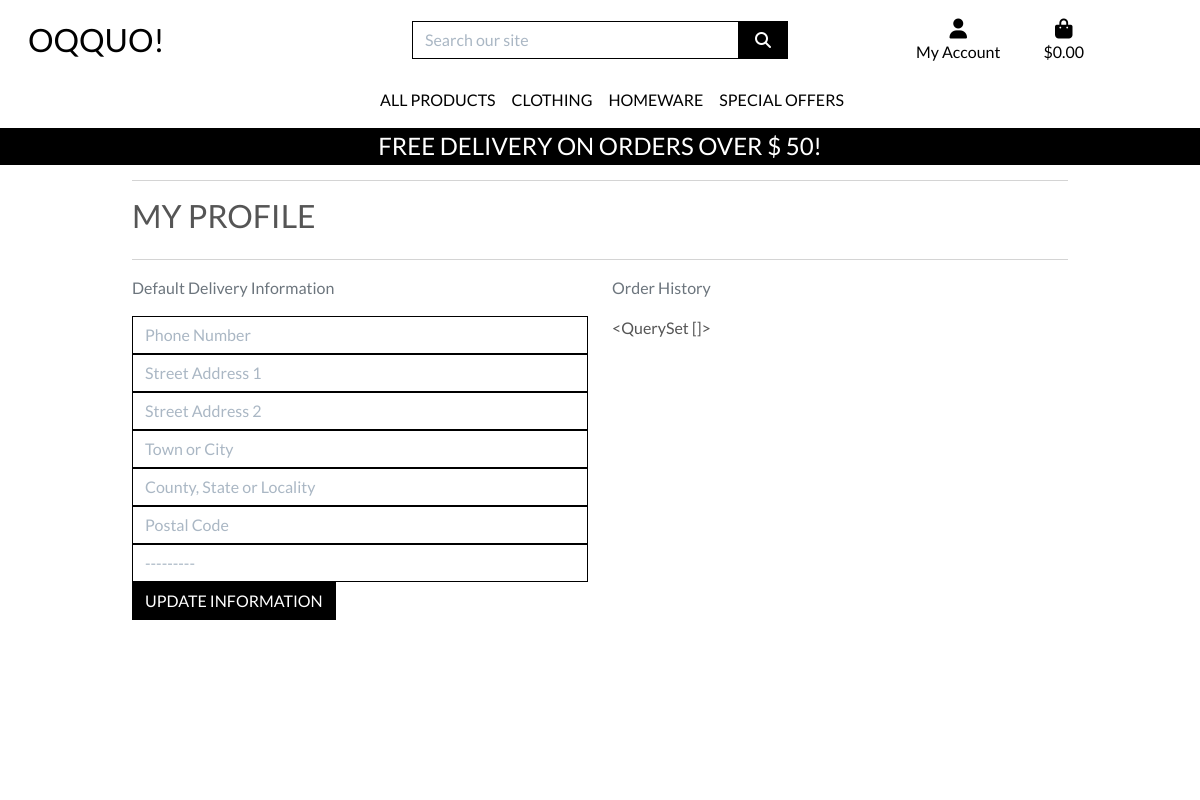
The app's page /profile/ (signed in), older data.
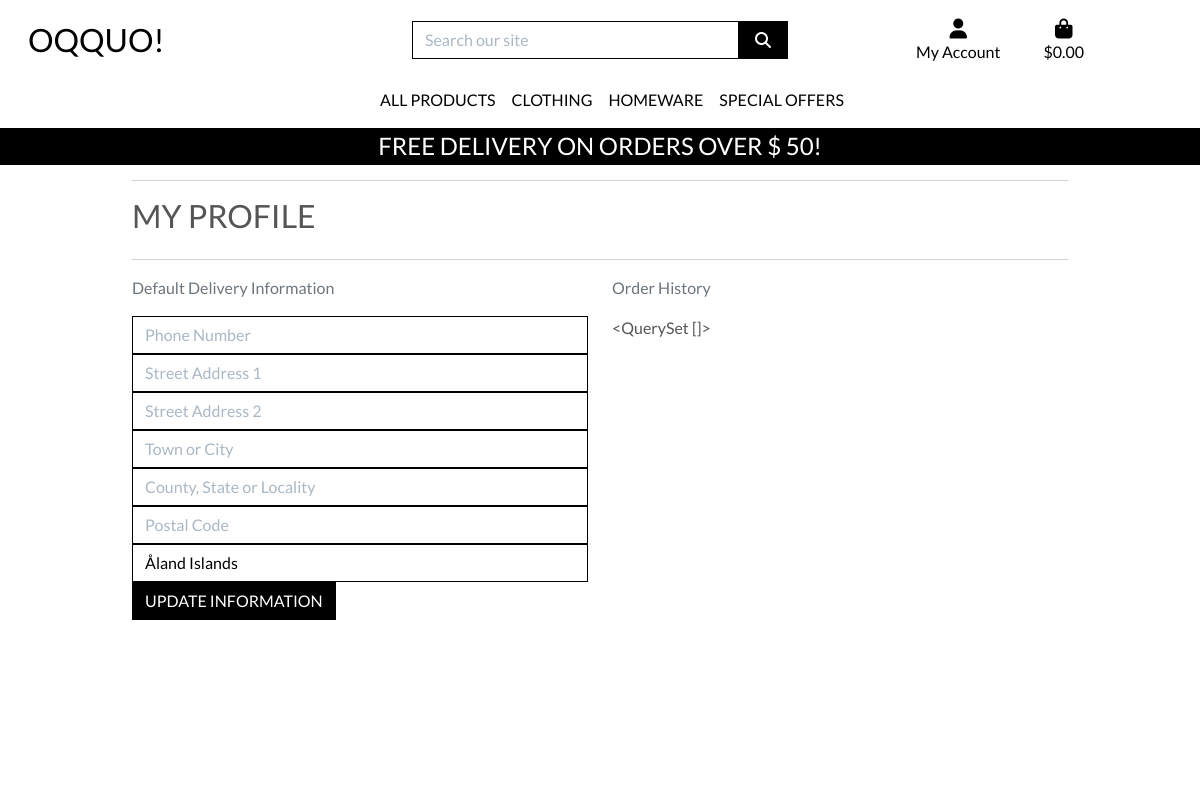
The same page, newer data.
### profiles/models.py (models this page shows, shortened)
class UserProfile(models.Model):
    user = models.OneToOneField(User, on_delete=models.CASCADE)
    default_phone_number = models.CharField(max_length=20, null=True, blank=True)
    default_street_address1 = models.CharField(max_length=80, null=True, blank=True)
    default_street_address2 = models.CharField(max_length=80, null=True, blank=True)
    default_town_or_city = models.CharField(max_length=40, null=True, blank=True)
    default_county = models.CharField(max_length=80, null=True, blank=True)
    default_postcode = models.CharField(max_length=20, null=True, blank=True)
    default_country = CountryField(blank_label='Country', null=True, blank=True)

### profiles/views.py (the view)
# urls.py: path('profile/', include('profiles.urls')),
def profile(request):
    profile = get_object_or_404(UserProfile, user=request.user)
    if request.method == 'POST':
        form = UserProfileForm(request.POST, instance=profile)
        if form.is_valid():
            form.save()
            messages.success(request, 'Profile updated successfully')
    form = UserProfileForm(instance=profile)
    orders = profile.orders.all()
    template = 'profiles/profile.html'
    context = {
        'form': form,
        'orders': orders,
        'on_profile_page': True
    }
    return render(request, template, context)

### profiles/forms.py
class UserProfileForm(forms.ModelForm):
    class Meta:
        model = UserProfile
        exclude = ('user',)
    def __init__(self, *args, **kwargs):
        super().__init__(*args, **kwargs)
        placeholders = {
            'default_phone_number': 'Phone Number',
            'default_postcode': 'Postal Code',
            'default_town_or_city': 'Town or City',
            'default_street_address1': 'Street Address 1',
            'default_street_address2': 'Street Address 2',
            'default_county': 'County, State or Locality',
        }
        self.fields['default_phone_number'].widget.attrs['autofocus'] = True
        for field in self.fields:
            if field != 'default_country':
                if self.fields[field].required:
                    placeholder = f'{placeholders[field]} *'
                else:
                    placeholder = placeholders[field]
                self.fields[field].widget.attrs['placeholder'] = placeholder
            self.fields[field].widget.attrs['class'] = 'border-black rounded-0 profile-form-input'
            self.fields[field].label = False

### bag/contexts.py (called while the page is built, shortened)
def bag_contents(request):
    bag_items = []
    total = 0
    product_count = 0
    bag = request.session.get('bag', {})
    if total < settings.FREE_DELIVERY_THRESHOLD:
        delivery = total * Decimal(settings.STANDARD_DELIVERY_PERCENTAGE / 100)
        free_delivery_delta = settings.FREE_DELIVERY_THRESHOLD - total
    else:
        delivery = 0
        free_delivery_delta = 0
    grand_total = delivery + total
    context = {
        'bag_items': bag_items,
        'total': total,
        'product_count': product_count,
        'delivery': delivery,
        'free_delivery_delta': free_delivery_delta,
        'free_delivery_threshold': settings.FREE_DELIVERY_THRESHOLD,
        'grand_total': grand_total,
    }
    return context

### profiles/templates/profiles/profile.html (shortened to what this page needs)
{% extends "base.html" %}
{% load static %}
{% block extra_css %}
<link rel="stylesheet" href="{% static 'profiles/css/profile.css' %}">
{% endblock %}
{% block page_header %}
<div class="container header-container">
</div>
{% endblock %}
{% block content %}
<div class="overlay"></div>
<div class="container">
    <div class="row">
        <div class="col">
            <hr>
            <h2 class="logo-font mb-4">My Profile</h2>
            <hr>
        </div>
    </div>
    <div class="row">
        <div class="col-12 col-lg-6">
            <p class="text-muted">Default Delivery Information</p>
            <form class="mt-3" action="{% url 'profile' %}" method="POST" id="profile-update-form">
                {{ form|crispy }}
                <button class="btn btn-black rounded-0 text-uppercase float-right">Update Information</button>
            </form>
        </div>
        <div class="col-12 col-lg-6">
            <p class="text-muted">Order History</p>
            {{ orders }}
        </div>
    </div>
    {% endblock %}

### templates/base.html (shortened to what this page needs)
{% load static %}
<!doctype html>
<html lang="en">
<head>
    {% block corecss %}
    <link href="https://cdn.jsdelivr.net/npm/bootstrap@5.0.0-beta3/dist/css/bootstrap.min.css" rel="stylesheet"
>
    <link rel="stylesheet" href="{% static 'css/base.css' %}">
    {% endblock %}
    {% block extra_css %}
    {% endblock %}
</head>
<body>
    <header class="container-fluid fixed-top">
        <div id="topnav" class="row bg-white pt-lg-2 d-none d-lg-flex">
            <div class="col-12 col-lg-4 my-auto py-1 py-lg-0 text-center text-lg-left">
                <a href="{% url 'home' %}" class="nav-link main-logo-link">
                    <h2 class="logo-font text-black my-0">Oqquo!</h2>
                </a>
            </div>
            <div class="col-12 col-lg-4 my-auto py-1 py-lg-0">
                <form method="GET" action="{% url 'products' %}">
                    <div class="input-group w-100">
                        <input class="form-control border border-black rounded-0" type="text" name="q"
                            placeholder="Search our site">
                        <div class="input-group-append">
                            <button class="form-control btn btn-black border border-black rounded-0" type="submit">
                                <span class="icon">
                                    <i class="fas fa-search"></i>
                                </span>
                            </button>
                        </div>
                    </div>
                </form>
            </div>
            <div class="col-12 col-lg-4 my-auto py-1 py-lg-0">
                <ul class="list-inline list-unstyled text-center text-lg-right my-0">
                    <li class="list-inline-item dropdown">
                        <a class="text-black nav-link" href="#" id="user-options" data-toggle="dropdown"
                            aria-haspopup="true" aria-expanded="false">
                            <div class="text-center">
                                <div><i class="fas fa-user fa-lg"></i></div>
                                <p class="my-0">My Account</p>
                            </div>
                        </a>
                    </li>
                    <li class="list-inline-item">
                        <a class="{% if grand_total %}text-info font-weight-bold{% else %}text-black{% endif %} nav-link"
                            href="{% url 'view_bag' %}">
                            <div class="text-center">
                                <div><i class="fas fa-shopping-bag fa-lg"></i></div>
                                <p class="my-0">
                                    {% if grand_total %}
                                    ${{ grand_total|floatformat:2 }}
                                    {% else %}
                                    $0.00
                                    {% endif %}
                                </p>
                            </div>
                        </a>
                    </li>
                </ul>
            </div>
        </div>
        <div class="row bg-white">
            <nav class="navbar navbar-expand-lg navbar-light w-100">
                {% include 'includes/main-nav.html' %}
            </nav>
        </div>
        <div id="delivery-banner" class="row text-center">
            <div class="col bg-black text-white">
                <h4 class="logo-font my-1">Free delivery on orders over $ {{ free_delivery_threshold }}!</h4>
            </div>
        </div>
    </header>
    {% block page_header %}
    {% endblock %}
    {% block content %}
    {% endblock %}
</body>
</html>

### templates/includes/main-nav.html (shortened to what this page needs)
<div class="collapse navbar-collapse" id="main-nav">
    <ul class="navbar-nav w-auto mx-auto">
        <li class="nav-item dropdown">
            <a class="logo-font font-weight-bold nav-link text-black mr-5" href="#" id="all-products-link" data-toggle="dropdown" aria-haspopup="true" aria-expanded="false">
                All Products
            </a>
        </li>
        <li class="nav-item dropdown">
            <a class="logo-font font-weight-bold nav-link text-black mr-5" href="#" id="clothing-link" data-toggle="dropdown" aria-haspopup="true" aria-expanded="false">
                Clothing
            </a>
        </li>
        <li class="nav-item dropdown">
            <a class="logo-font font-weight-bold nav-link text-black mr-5" href="#" id="homeware-link" data-toggle="dropdown" aria-haspopup="true" aria-expanded="false">
                Homeware
            </a>
        </li>
        <li class="nav-item dropdown">
            <a class="logo-font font-weight-bold nav-link text-black" href="#" id="specials-link" data-toggle="dropdown" aria-haspopup="true" aria-expanded="false">
                Special Offers
            </a>
        </li>
    </ul>
</div>

### static/css/base.css (style rules this page uses)
html { height: 100%; }
body { background: url('/media/homepage_background_cropped.jpg') no-repeat center center fixed; background-size: cover; height: calc(100vh - 164px); color: #555; font-family: 'Lato'; }
.icon { align-items: center; display: inline-flex; justify-content: center; height: 1.5rem; width: 1.5rem; }
.logo-font { text-transform: uppercase; }
.main-logo-link { width: fit-content; }
.btn-black { background: black; color: white; }
.text-black { color: #000 !important; }
.border-black { border: 1px solid black !important; }
.bg-black { background: #000 !important; }
.overlay { height: 100%; width: 100%; top: 0; left: 0; position: fixed; background: white; z-index: -1; }
input[name='q']::placeholder { color: #aab7c4; }
@media (min-width: 1200px) { .container { max-width: 80%; } }
@media (min-width: 992px) { .header-container { padding-top: 164px; } }

### profiles/static/profiles/css/profile.css (style rules this page uses)
#profile-update-form .form-control { color: #000; }
#profile-update-form input::placeholder { color: #aab7c4; }
#id_default_country, #id_default_country option:not(:first-child) { color: #000; }

Row changes from the older to the newer data that the page shows:
changed UserProfile "<QuerySet []>": default_country "---------" → "Åland Islands"
